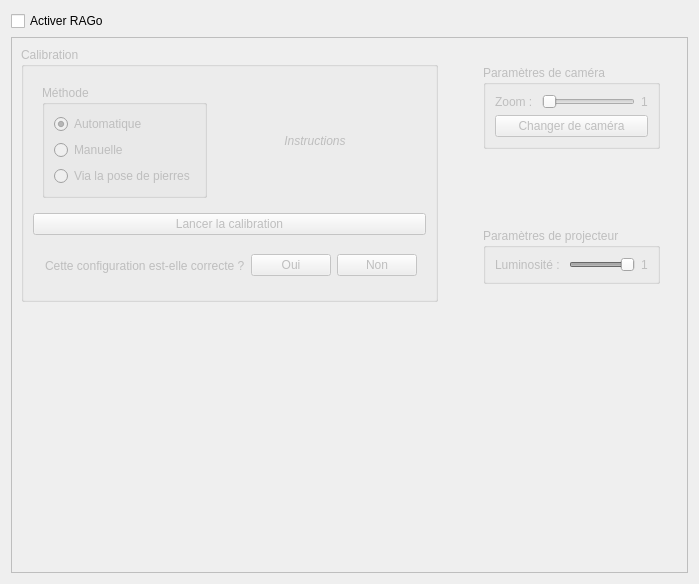
<?xml version="1.0" encoding="UTF-8"?>
<ui version="4.0">
 <class>RAGoWidget</class>
 <widget class="QWidget" name="RAGoWidget">
  <property name="geometry">
   <rect>
    <x>0</x>
    <y>0</y>
    <width>699</width>
    <height>584</height>
   </rect>
  </property>
  <property name="windowTitle">
   <string>Form</string>
  </property>
  <layout class="QVBoxLayout" name="verticalLayout">
   <item>
    <layout class="QHBoxLayout" name="horizontalLayout">
     <item>
      <widget class="QCheckBox" name="checkBox">
       <property name="text">
        <string>Activer RAGo</string>
       </property>
      </widget>
     </item>
     <item>
      <spacer name="horizontalSpacer">
       <property name="orientation">
        <enum>Qt::Horizontal</enum>
       </property>
       <property name="sizeHint" stdset="0">
        <size>
         <width>40</width>
         <height>20</height>
        </size>
       </property>
      </spacer>
     </item>
     <item>
      <widget class="QLabel" name="errorLabel">
       <property name="text">
        <string/>
       </property>
       <property name="textFormat">
        <enum>Qt::AutoText</enum>
       </property>
      </widget>
     </item>
    </layout>
   </item>
   <item>
    <widget class="QFrame" name="verticalFrame">
     <property name="enabled">
      <bool>false</bool>
     </property>
     <property name="frameShape">
      <enum>QFrame::Box</enum>
     </property>
     <layout class="QVBoxLayout" name="verticalLayout_8">
      <item>
       <layout class="QHBoxLayout" name="horizontalLayout_7">
        <item>
         <widget class="QGroupBox" name="groupBox">
          <property name="title">
           <string>Calibration</string>
          </property>
          <layout class="QVBoxLayout" name="verticalLayout_2">
           <item>
            <widget class="QWidget" name="widget" native="true">
             <layout class="QHBoxLayout" name="horizontalLayout_6">
              <item>
               <widget class="QGroupBox" name="groupBox_2">
                <property name="title">
                 <string>Méthode</string>
                </property>
                <layout class="QVBoxLayout" name="verticalLayout_4">
                 <item>
                  <widget class="QRadioButton" name="radioButton_calibAuto">
                   <property name="text">
                    <string>Automatique</string>
                   </property>
                   <property name="checked">
                    <bool>true</bool>
                   </property>
                  </widget>
                 </item>
                 <item>
                  <widget class="QRadioButton" name="radioButton_calibManu">
                   <property name="text">
                    <string>Manuelle</string>
                   </property>
                  </widget>
                 </item>
                 <item>
                  <widget class="QRadioButton" name="radioButton_calibPierre">
                   <property name="enabled">
                    <bool>false</bool>
                   </property>
                   <property name="text">
                    <string>Via la pose de pierres</string>
                   </property>
                  </widget>
                 </item>
                </layout>
               </widget>
              </item>
              <item>
               <spacer name="horizontalSpacer_7">
                <property name="orientation">
                 <enum>Qt::Horizontal</enum>
                </property>
                <property name="sizeHint" stdset="0">
                 <size>
                  <width>40</width>
                  <height>20</height>
                 </size>
                </property>
               </spacer>
              </item>
              <item>
               <widget class="QLabel" name="label">
                <property name="text">
                 <string>&lt;html&gt;&lt;head/&gt;&lt;body&gt;&lt;p align=&quot;center&quot;&gt;&lt;span style=&quot; font-style:italic;&quot;&gt;Instructions&lt;/span&gt;&lt;/p&gt;&lt;/body&gt;&lt;/html&gt;</string>
                </property>
               </widget>
              </item>
              <item>
               <spacer name="horizontalSpacer_3">
                <property name="orientation">
                 <enum>Qt::Horizontal</enum>
                </property>
                <property name="sizeHint" stdset="0">
                 <size>
                  <width>40</width>
                  <height>20</height>
                 </size>
                </property>
               </spacer>
              </item>
             </layout>
            </widget>
           </item>
           <item>
            <widget class="QPushButton" name="buttonCalib">
             <property name="text">
              <string>Lancer la calibration</string>
             </property>
            </widget>
           </item>
           <item>
            <widget class="QWidget" name="checkConfig" native="true">
             <layout class="QHBoxLayout" name="horizontalLayout_4">
              <item>
               <spacer name="horizontalSpacer_4">
                <property name="orientation">
                 <enum>Qt::Horizontal</enum>
                </property>
                <property name="sizeHint" stdset="0">
                 <size>
                  <width>40</width>
                  <height>20</height>
                 </size>
                </property>
               </spacer>
              </item>
              <item>
               <widget class="QLabel" name="label_3">
                <property name="text">
                 <string>Cette configuration est-elle correcte ?</string>
                </property>
               </widget>
              </item>
              <item>
               <widget class="QPushButton" name="buttonCalibY">
                <property name="text">
                 <string>Oui</string>
                </property>
               </widget>
              </item>
              <item>
               <widget class="QPushButton" name="buttonCalibN">
                <property name="text">
                 <string>Non</string>
                </property>
               </widget>
              </item>
             </layout>
            </widget>
           </item>
          </layout>
         </widget>
        </item>
        <item>
         <widget class="QWidget" name="beforeCalib" native="true">
          <layout class="QHBoxLayout" name="horizontalLayout_3">
           <item>
            <spacer name="horizontalSpacer_2">
             <property name="orientation">
              <enum>Qt::Horizontal</enum>
             </property>
             <property name="sizeHint" stdset="0">
              <size>
               <width>40</width>
               <height>20</height>
              </size>
             </property>
            </spacer>
           </item>
           <item>
            <widget class="QFrame" name="horizontalFrame">
             <layout class="QVBoxLayout" name="verticalLayout_3">
              <item>
               <widget class="QGroupBox" name="verticalGroupBox">
                <property name="title">
                 <string>Paramètres de caméra</string>
                </property>
                <layout class="QVBoxLayout" name="verticalLayout_5">
                 <item>
                  <layout class="QHBoxLayout" name="horizontalLayout_2">
                   <item>
                    <widget class="QLabel" name="label_4">
                     <property name="text">
                      <string>Zoom : </string>
                     </property>
                    </widget>
                   </item>
                   <item>
                    <widget class="QSlider" name="zoomSlider">
                     <property name="minimum">
                      <number>10</number>
                     </property>
                     <property name="maximum">
                      <number>50</number>
                     </property>
                     <property name="orientation">
                      <enum>Qt::Horizontal</enum>
                     </property>
                    </widget>
                   </item>
                   <item>
                    <widget class="QLabel" name="zoomLabel">
                     <property name="text">
                      <string>1</string>
                     </property>
                    </widget>
                   </item>
                  </layout>
                 </item>
                 <item>
                  <widget class="QPushButton" name="changeCam">
                   <property name="text">
                    <string>Changer de caméra</string>
                   </property>
                  </widget>
                 </item>
                </layout>
               </widget>
              </item>
              <item>
               <spacer name="verticalSpacer">
                <property name="orientation">
                 <enum>Qt::Vertical</enum>
                </property>
                <property name="sizeHint" stdset="0">
                 <size>
                  <width>20</width>
                  <height>40</height>
                 </size>
                </property>
               </spacer>
              </item>
              <item>
               <widget class="QGroupBox" name="verticalGroupBox">
                <property name="title">
                 <string>Paramètres de projecteur</string>
                </property>
                <layout class="QVBoxLayout" name="verticalLayout_6">
                 <item>
                  <layout class="QHBoxLayout" name="horizontalLayout_5">
                   <item>
                    <widget class="QLabel" name="label_2">
                     <property name="text">
                      <string>Luminosité : </string>
                     </property>
                    </widget>
                   </item>
                   <item>
                    <widget class="QSlider" name="lumSlider">
                     <property name="maximum">
                      <number>100</number>
                     </property>
                     <property name="singleStep">
                      <number>1</number>
                     </property>
                     <property name="value">
                      <number>100</number>
                     </property>
                     <property name="sliderPosition">
                      <number>100</number>
                     </property>
                     <property name="orientation">
                      <enum>Qt::Horizontal</enum>
                     </property>
                    </widget>
                   </item>
                   <item>
                    <widget class="QLabel" name="lumLabel">
                     <property name="text">
                      <string>1</string>
                     </property>
                    </widget>
                   </item>
                  </layout>
                 </item>
                </layout>
               </widget>
              </item>
             </layout>
            </widget>
           </item>
          </layout>
         </widget>
        </item>
       </layout>
      </item>
      <item>
       <layout class="QGridLayout" name="gridLayout_3">
        <item row="1" column="0">
         <spacer name="horizontalSpacer_6">
          <property name="orientation">
           <enum>Qt::Horizontal</enum>
          </property>
          <property name="sizeHint" stdset="0">
           <size>
            <width>40</width>
            <height>20</height>
           </size>
          </property>
         </spacer>
        </item>
        <item row="1" column="1">
         <widget class="QLabel" name="labelFrame">
          <property name="text">
           <string/>
          </property>
         </widget>
        </item>
        <item row="0" column="1">
         <spacer name="verticalSpacer_2">
          <property name="orientation">
           <enum>Qt::Vertical</enum>
          </property>
          <property name="sizeHint" stdset="0">
           <size>
            <width>20</width>
            <height>40</height>
           </size>
          </property>
         </spacer>
        </item>
        <item row="2" column="1">
         <spacer name="verticalSpacer_4">
          <property name="orientation">
           <enum>Qt::Vertical</enum>
          </property>
          <property name="sizeHint" stdset="0">
           <size>
            <width>20</width>
            <height>40</height>
           </size>
          </property>
         </spacer>
        </item>
        <item row="1" column="2">
         <spacer name="horizontalSpacer_5">
          <property name="orientation">
           <enum>Qt::Horizontal</enum>
          </property>
          <property name="sizeHint" stdset="0">
           <size>
            <width>40</width>
            <height>20</height>
           </size>
          </property>
         </spacer>
        </item>
       </layout>
      </item>
     </layout>
    </widget>
   </item>
  </layout>
 </widget>
 <resources/>
 <connections>
  <connection>
   <sender>checkBox</sender>
   <signal>clicked(bool)</signal>
   <receiver>verticalFrame</receiver>
   <slot>setEnabled(bool)</slot>
   <hints>
    <hint type="sourcelabel">
     <x>30</x>
     <y>26</y>
    </hint>
    <hint type="destinationlabel">
     <x>35</x>
     <y>53</y>
    </hint>
   </hints>
  </connection>
 </connections>
</ui>
